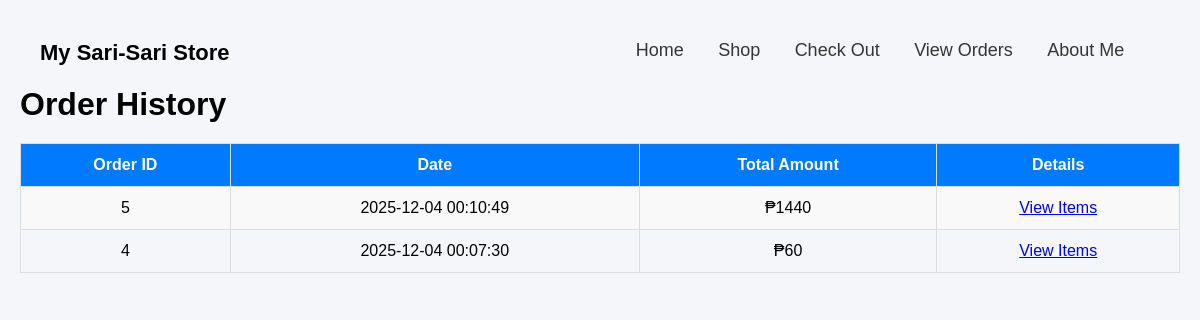
Screenshot of /Shopify/view_orders.php with the database file from the repository.
### tables this page shows
CREATE TABLE `orders` (
  `orderID` int(11) NOT NULL,
  `totalAmount` double DEFAULT NULL,
  `orderDate` timestamp NOT NULL DEFAULT curdate(),
  `costumerID` int(11) DEFAULT NULL
);

### Shopify/view_orders.php (the view, shortened to what this page needs)
<?php
include 'database.php';
$sqlOrders = "SELECT * FROM orders ORDER BY orderDate DESC";
$orders = $conn->query($sqlOrders);
?>
<!DOCTYPE html>
<html lang="en">
<head>
  <link rel="stylesheet" href="view_orders.css">
</head>
<body>
<div class="container">
  <nav class="nav">
    <div class="nav-logo">
      <h1>My Sari-Sari Store</h1>
    </div>
    <div class="nav-links">
      <a href="index.php">Home</a>
      <a href="product.php">Shop</a>
      <a href="cheakout.php">Check Out</a>
      <a href="view_orders.php">View Orders</a>
      <a href="about.php">About Me</a>
    </div>
  </nav>
  <h1>Order History</h1>
  <?php
  if ($orders->num_rows > 0) {
    echo "<table class='checkout-table'>
            <tr>
              <th>Order ID</th>
              <th>Date</th>
              <th>Total Amount</th>
              <th>Details</th>
            </tr>";
    while ($order = $orders->fetch_assoc()) {
      echo "<tr>
              <td>{$order['orderID']}</td>
              <td>{$order['orderDate']}</td>
              <td>₱{$order['totalAmount']}</td>
              <td><a href='order_details.php?id={$order['orderID']}' class='btn'>View Items</a></td>
            </tr>";
    }
    echo "</table>";
  } else {
    echo "<p>No orders found.</p>";
  }
  ?>
</div>
</body>
</html>

### Shopify/view_orders.css (style rules this page uses)
* { margin: 0; padding: 0; box-sizing: border-box; font-family: Arial, sans-serif; }
body { background: #f4f6f9; padding: 20px; }
.nav { display: flex; flex-direction: row; padding: 20px; }
.nav-logo { flex: 1; }
.nav-logo h1 { font-size: 22px; }
.nav-links { flex: 1; text-align: center; }
.nav-links a { color: rgb(53, 53, 53); text-decoration: none; margin: 0 15px; font-size: 18px; }
.checkout-table { width: 100%; border-collapse: collapse; margin: 20px 0; }
.checkout-table th, .checkout-table td { border: 1px solid #ddd; padding: 12px; text-align: center; }
.checkout-table th { background: #007bff; color: white; }
.checkout-table tr:nth-child(even) { background: #f9f9f9; }

### rows the page displays
orders: orderID "5", orderDate "2025-12-04 00:10:49", totalAmount "1440"
orders: orderID "4", orderDate "2025-12-04 00:07:30", totalAmount "60"
